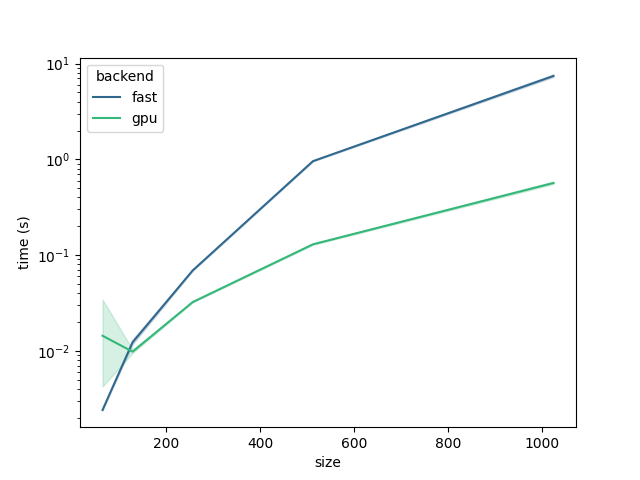

The Python source for this figure:
import minitorch
import time
import seaborn as sns
import pandas as pd

FastTensorBackend = minitorch.TensorBackend(minitorch.FastOps)
GPUBackend = minitorch.TensorBackend(minitorch.CudaOps)


def run_matmul(backend: minitorch.TensorBackend, size: int = 16) -> None:
    """Perform matrix multiplication using the given backend"""
    batch_size = 2

    x = minitorch.rand((batch_size, size, size), backend=backend)
    y = minitorch.rand((batch_size, size, size), backend=backend)
    x @ y


if __name__ == "__main__":
    # Warmup
    run_matmul(FastTensorBackend)
    run_matmul(GPUBackend)

    ntrials = 5
    times = []
    for size in [64, 128, 256, 512, 1024]:
        print(f"Running size {size}")
        for _ in range(ntrials):
            start_fast = time.time()
            run_matmul(FastTensorBackend, size)
            end_fast = time.time()

            start_gpu = time.time()
            run_matmul(GPUBackend, size)
            end_gpu = time.time()

            fast_time = end_fast - start_fast
            gpu_time = end_gpu - start_gpu

            times.append({"size": size, "backend": "fast", "time (s)": fast_time})
            times.append({"size": size, "backend": "gpu", "time (s)": gpu_time})

    df = pd.DataFrame(times)
    g = sns.lineplot(data=df, x="size", y="time (s)", hue="backend", palette="viridis")
    g.set(yscale="log")
    fig = g.get_figure()
    fig.savefig("benchmark.png")
